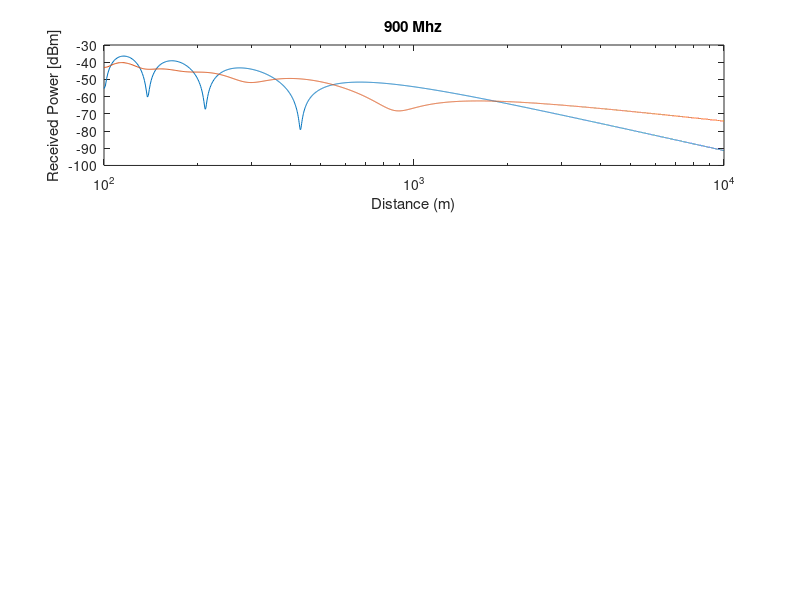

Recreate this plot in MATLAB. (Note: this script raises an error after producing the figure.)
clc;
close all;
clear all;

% Constants
frequencies = [900 * 1e6, 1800 * 1e6, 3600 * 1e6]; % UMTS, LTE, 5G frequencies
model_names = {'900 Mhz', '1500 Mhz', '3.6 Ghz'};
loss_model_names = {'plane earth loss', 'free space path loss', 'COST-231 hata'};
ht = 40; % Transmitter antenna height in meters
hr = 1.8;  % Receiver antenna height in meters
epsilon_r = 17.2; % Relative permittivity of the ground
c = 3e8;

C_tunable = 45; % tunable paramter

Cm = 15; %dB

% For plotting
counter = 0;

% Plotting for each frequency
for f = frequencies
    lambda = c / f; % Wavelength
    
    distance_vector = 100:1:10000; % points from 100m to 10km
    total_dist = length(distance_vector); % total distance

    k = (2*pi)/(lambda);

    counter = counter + 1;
    Ev_vals = [];
    Eh_vals = [];

    Lray_vals = [];
    Lf_vals = [];
    L_vals = [];

    for o = 1:length(distance_vector)

        d = distance_vector(o); % distance point

        beta_angle = atan((ht + hr) / (d)); % 2 way reflection model - no epsilon_r ? 

        % -------------------------------- propagation models


        R1 = (ht/sin(beta_angle));
        R2 = (hr/sin(beta_angle));
        Rd = sqrt((ht - hr)^2 + d^2);
        Ri = R1 + R2;
        delta = Ri - Rd;

        Rv = ((-epsilon_r * sin(beta_angle)) + sqrt(epsilon_r - cos(beta_angle).^2)) / ...
        ((epsilon_r*sin(beta_angle)) + sqrt(epsilon_r - cos(beta_angle).^2));
        
        Rh = ((sin(beta_angle)) - sqrt(epsilon_r - cos(beta_angle).^2)) / ...
        ((sin(beta_angle)) + sqrt(epsilon_r - cos(beta_angle).^2));

        E0 = (exp(-j*k*Rd)) / Rd;

        Ev = E0 * (1 + Rv*exp(-j*k*delta));
        Eh = E0 * (1 + Rh*exp(-j*k*delta));

        Ev_vals = [Ev_vals, 20*log10(abs(Ev))]; % in db
        Eh_vals = [Eh_vals, 20*log10(abs(Eh))];
        
        % -------------------------------- loss models

        Lray = ((((4*pi*d))/lambda)^2) / ...
          (4 * sin((2*pi*ht*hr)/(lambda*d)).^2);
        Lray = 10*log10(Lray); % convert to db

        % free space loss
        Lf = 32.4 + 20*log10(d/1000) + 20*log10(f/1000000); % convert dist to km and frequency to Mhz

        % okomura-hata
        if (f >= 150e6) && (f <= 1500e6)
          A = 69.65;
          B = 26.16;
        end

        if (f >= 1500e6) && (f <= 3601e6) % adjusted for the sake of hata model
          A = 46.3;
          B = 33.9;
        end
        hr_small_city = (1.1*log10(f) - 0.7)*hr - (1.56*log10(f) - 0.8); % small city, f in Mhz ??
        L = A + B*log10(f/1000000) - 13.82*log10(ht) - hr_small_city + (C_tunable - 6.55*log10(ht))*log10(d/1000) + Cm;

        Lray_vals = [Lray_vals, -Lray];
        Lf_vals = [Lf_vals, -Lf]; % already in dB
        L_vals = [L_vals, -L]; % already in dB
    end
    
    break_point_d = (4*hr*ht)/(lambda);

    figure(1);
    subplot(3, 1, counter);
    semilogx(distance_vector, Eh_vals)
    hold on;
    semilogx(distance_vector, Ev_vals);
    hold off;
    title(model_names(counter));
    xlabel('Distance (m)');
    ylabel('Received Power [dBm]');
    xline(break_point_d,"r--")
    legend('Eh','Ev','Break_point');
    grid on;
  
    figure(2);
    subplot(3, 1, counter);
    semilogx(distance_vector, Lray_vals);
    hold on;
    semilogx(distance_vector, Lf_vals);
    semilogx(distance_vector, L_vals);
    hold off;
    title(model_names(counter));
    xlabel('Distance (m)');
    ylabel('Path loss [-dB]');
    legend('plane earth loss', 'free space loss','cost 231 loss');
    grid on;
end

